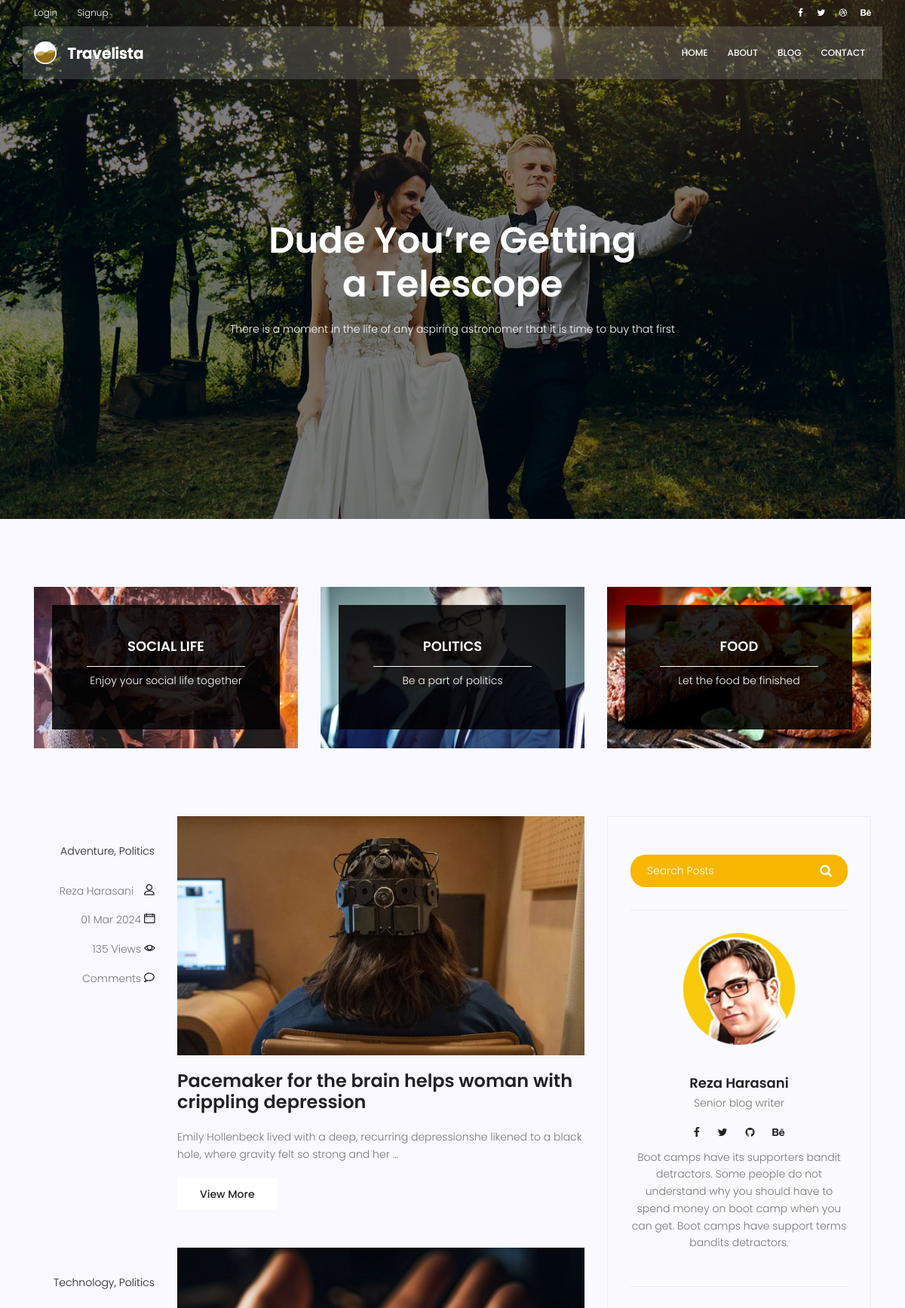
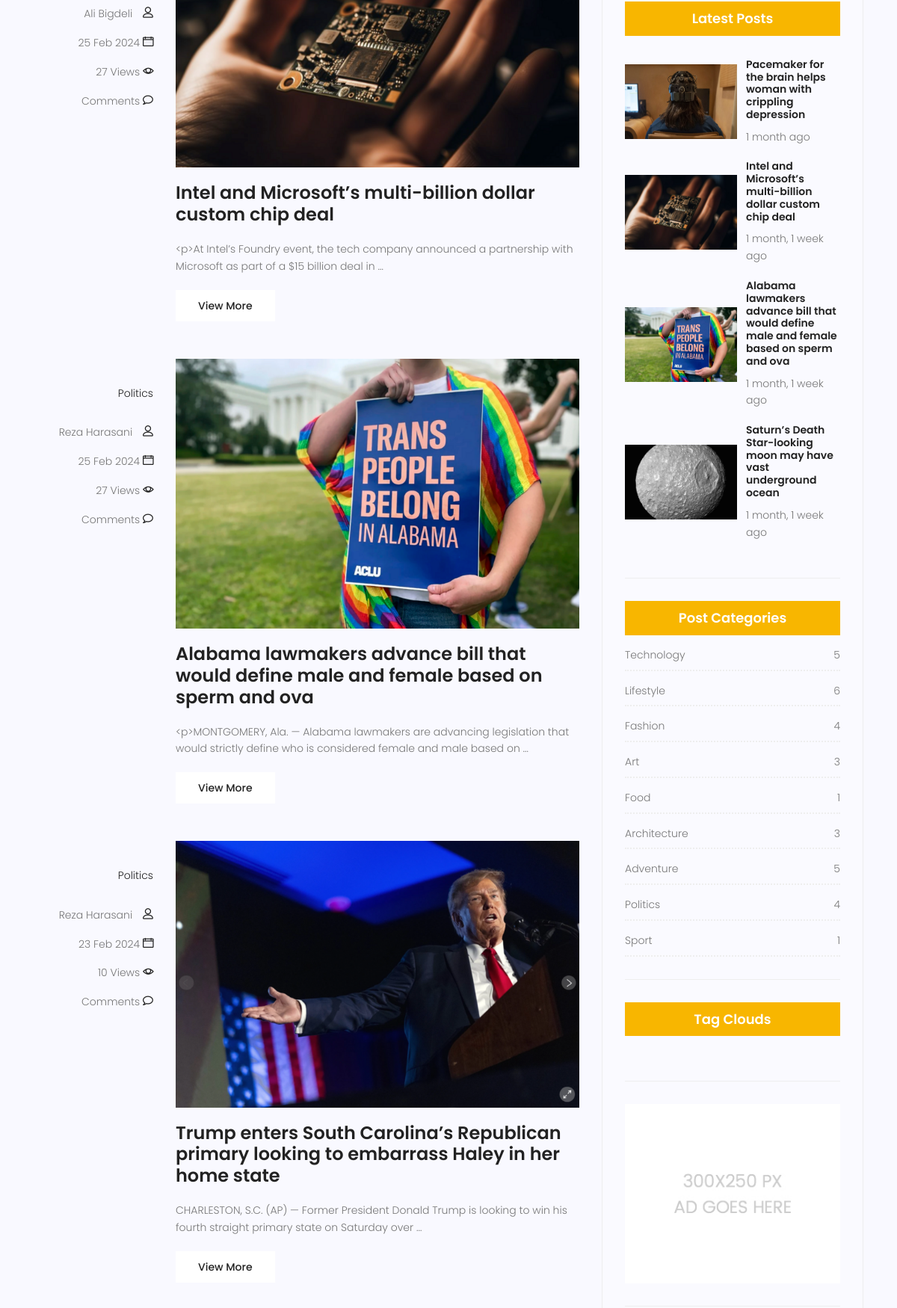
Screenshot of /blog/ (upper part) with the database file from the repository (2 pictures, top to bottom).
### blog/models.py (models this page shows, shortened)
class Category(models.Model):
    name = models.CharField(max_length=200)
    class Meta:
        verbose_name_plural = 'Categories'

class Post(models.Model):
    author = models.ForeignKey(User, on_delete=models.SET_NULL, null=True)
    avatar = models.ImageField(upload_to='blog/avatar', default='/blog/avatar/default.png')
    title = models.CharField(max_length=200)
    content = models.TextField()
    image = models.ImageField(upload_to='blog/', default='/blog/default.jpg')
    counted_views = models.IntegerField(default=0)
    status = models.BooleanField(default=False)
    login_require = models.BooleanField(default=False)
    created_date = models.DateTimeField(auto_now_add=True)
    updated_date = models.DateTimeField(auto_now=True)
    published_date = models.DateTimeField(null=True)
    category = models.ManyToManyField(Category)
    tags = TaggableManager()
    class Meta:
        ordering = ['-created_date']

### blog/views.py (the view)
# urls.py: path('', blog_view, name='index'),
def blog_view(request, **kwargs):
    posts = Post.objects.filter(status=1).filter(published_date__lte=timezone.now())
    if kwargs.get('category_name') is not None:
        posts = posts.filter(category__name=kwargs['category_name'])
    if kwargs.get('author_username') is not None:
        posts = posts.filter(author__username=kwargs['author_username'])
    if kwargs.get('tag_name') is not None:
        posts = posts.filter(tags__name__in=[kwargs['tag_name']])
    posts = Paginator(posts, 4)
    try:
        page_number = request.GET.get('page')
        posts = posts.get_page(page_number)
    except PageNotAnInteger:
        posts = posts.get_page(1)
    except EmptyPage:
        posts = posts.get_page(1)
    context = {'posts': posts}
    return render(request, 'blog/blog-home.html', context)

### blog/templatetags/blog_tags.py (called while the page is built)
@register.inclusion_tag('blog/blog-popular-posts.html')
def blog_popular_posts(arg=4):
    posts = Post.objects.filter(status=1).order_by('-published_date')[:arg]
    return {'posts': posts}

@register.inclusion_tag('blog/blog-post-categories.html')
def blog_post_categories():
    posts = Post.objects.filter(status=1)
    categories = Category.objects.all()
    categories_dict = {}
    for category in categories:
        post_count = posts.filter(category=category).count()
        categories_dict[category.name] = post_count
    return {'categories': categories_dict}

### templates/blog/blog-home.html (shortened to what this page needs)
{% extends "base.html" %}
{% load static %}
{% load blog_tags %}
{% block content %}
    <section class="banner-area relative blog-home-banner" id="home">
        <div class="overlay overlay-bg"></div>
        <div class="container">
            <div class="row d-flex align-items-center justify-content-center">
                <div class="about-content blog-header-content col-lg-12">
                    <h1 class="text-white">
                        Dude You’re Getting
                        a Telescope
                    </h1>
                    <p class="text-white">
                        There is a moment in the life of any aspiring astronomer that it is time to buy that first
                    </p>
                </div>
            </div>
        </div>
    </section>
    <section class="top-category-widget-area pt-90 pb-90 ">
        <div class="container">
            <div class="row">
                <div class="col-lg-4">
                    <div class="single-cat-widget">
                        <div class="content relative">
                            <div class="overlay overlay-bg"></div>
                            <a href="#" target="_blank">
                                <div class="thumb">
                                    <img class="content-image img-fluid d-block mx-auto"
                                         src="{% static 'img/blog/cat-widget1.jpg' %}"
                                         alt="">
                                </div>
                                <div class="content-details">
                                    <h4 class="content-title mx-auto text-uppercase">Social life</h4>
                                    <span></span>
                                    <p>Enjoy your social life together</p>
                                </div>
                            </a>
                        </div>
                    </div>
                </div>
                <div class="col-lg-4">
                    <div class="single-cat-widget">
                        <div class="content relative">
                            <div class="overlay overlay-bg"></div>
                            <a href="#" target="_blank">
                                <div class="thumb">
                                    <img class="content-image img-fluid d-block mx-auto"
                                         src="{% static 'img/blog/cat-widget2.jpg' %}"
                                         alt="">
                                </div>
                                <div class="content-details">
                                    <h4 class="content-title mx-auto text-uppercase">Politics</h4>
                                    <span></span>
                                    <p>Be a part of politics</p>
                                </div>
                            </a>
                        </div>
                    </div>
                </div>
                <div class="col-lg-4">
                    <div class="single-cat-widget">
                        <div class="content relative">
                            <div class="overlay overlay-bg"></div>
                            <a href="#" target="_blank">
                                <div class="thumb">
                                    <img class="content-image img-fluid d-block mx-auto"
                                         src="{% static 'img/blog/cat-widget3.jpg' %}"
                                         alt="">
                                </div>
                                <div class="content-details">
                                    <h4 class="content-title mx-auto text-uppercase">Food</h4>
                                    <span></span>
                                    <p>Let the food be finished</p>
                                </div>
                            </a>
                        </div>
                    </div>
                </div>
            </div>
        </div>
    </section>
    <section class="post-content-area">
        <div class="container">
            <div class="row">
                <div class="col-lg-8 posts-list">
                    {% for post in posts %}
                        <div class="single-post row">
                            <div class="col-lg-3  col-md-3 meta-details">
                                <ul class="tags">
                                    {% for category in post.category.all %}
                                        {% if not forloop.last %}
                                            <li>
                                                <a href="{% url 'blog:category' category_name=category.name %}">{{ category.name }},</a>
                                            </li>
                                        {% else %}
                                            <li>
                                                <a href="{% url 'blog:category' category_name=category.name %}">{{ category.name }}</a>
                                            </li>
                                        {% endif %}
                                    {% endfor %}
                                </ul>
                                <div class="user-details row">
                                    <p class="user-name col-lg-12 col-md-12 col-6"><a
                                            href="{% url 'blog:author' author_username=post.author.username %}">{{ post.author.get_full_name }}</a>
                                        <span class="lnr lnr-user"></span></p>
                                    <p class="date col-lg-12 col-md-12 col-6">
                                        {{ post.published_date|date:"d M Y" }} <span
                                            class="lnr lnr-calendar-full"></span></p>
                                    <p class="view col-lg-12 col-md-12 col-6">{{ post.counted_views }} Views <span
                                            class="lnr lnr-eye"></span></p>
                                    <p class="comments col-lg-12 col-md-12 col-6">{{ post. }} Comments <span
                                            class="lnr lnr-bubble"></span></p>
                                </div>
                            </div>
                            <div class="col-lg-9 col-md-9 ">
                                <div class="feature-img">
                                    <img class="img-fluid" src="{{ post.image.url }}" alt="">
                                </div>
                                <a class="posts-title" href="{% url 'blog:single' pid=post.id %}">
                                    <h3>{{ post.title }}</h3>
                                </a>
                                <p class="excert">
                                    {{ post.content|truncatewords:20 }}
                                </p>
                                <a href="/blog/{{ post.id }}" class="primary-btn">View More</a>
                            </div>
                        </div>
                    {% endfor %}
                </div>
                <div class="col-lg-4 sidebar-widgets">
                    <div class="widget-wrap">
                        {% include 'blog/blog-search.html' %}
                        {% include 'blog/blog-writer.html' %}
                        {% blog_popular_posts %}
                        {% blog_post_categories %}
                        {% include 'blog/blog-tags.html' %}
                        {% include 'blog/blog-ads.html' %}
                    </div>
                </div>
            </div>
        </div>
    </section>
{% endblock %}

### templates/blog/blog-popular-posts.html
{% load static %}
{% load humanize  %}
<div class="single-sidebar-widget popular-post-widget">
    <h4 class="popular-title">Latest Posts</h4>
    <div class="popular-post-list">
        {% for post in posts %}
            <div class="single-post-list d-flex flex-row align-items-center">
                <div class="thumb">
                    <img class="img-fluid" src="{{ post.image.url }}" alt="">
                </div>
                <div class="details">
                    <a href="{% url 'blog:single' pid=post.id %}"><h6>{{ post.title }}</h6></a>
                    <p>{{ post.published_date|naturaltime }}</p>
                </div>
            </div>
        {% endfor %}
    </div>
</div>

### templates/blog/blog-post-categories.html
{% load static %}
<div class="single-sidebar-widget post-category-widget">
    <h4 class="category-title">Post Categories</h4>
    <ul class="cat-list">
        {% for name,count in categories.items %}
            <li>
                <a href="{% url 'blog:category' category_name=name %}" class="d-flex justify-content-between">
                    <p>{{ name }}</p>
                    <p>{{ count }}</p>
                </a>
            </li>
        {% endfor %}
    </ul>
</div>

### rows the page displays
Post: author.get_full_name "Reza Harasani", published_date "01 Mar 2024", counted_views "135", image (picture), title "Pacemaker for the brain helps woman with crippling depression", content "Emily Hollenbeck lived with a deep, recurring depressionshe likened to a black hole, where gravity felt so strong and her …", published_date "1 month ago"
Category: name "Adventure", categories "Adventure"
Category: name "Politics", categories "Politics"
Post: author.get_full_name "Ali Bigdeli", published_date "25 Feb 2024", counted_views "27", image (picture), title "Intel and Microsoft’s multi-billion dollar custom chip deal", content "<p>At Intel’s Foundry event, the tech company announced a partnership with Microsoft as part of a $15 billion deal in …", published_date "1 month, 1 week ago"
Category: name "Technology", categories "Technology"
Post: author.get_full_name "Reza Harasani", published_date "25 Feb 2024", counted_views "27", image (picture), title "Alabama lawmakers advance bill that would define male and female based on sperm and ova", content "<p>MONTGOMERY, Ala. — Alabama lawmakers are advancing legislation that would strictly define who is considered female and male based on …", published_date "1 month, 1 week ago"
Post: author.get_full_name "Reza Harasani", published_date "23 Feb 2024", counted_views "10", image (picture), title "Trump enters South Carolina’s Republican primary looking to embarrass Haley in her home state", content "CHARLESTON, S.C. (AP) — Former President Donald Trump is looking to win his fourth straight primary state on Saturday over …"
Post: image (picture), title "Saturn’s Death Star-looking moon may have vast underground ocean", published_date "1 month, 1 week ago"
Category: categories "Lifestyle"
Category: categories "Fashion"
Category: categories "Art"
Category: categories "Food"
Category: categories "Architecture"
Category: categories "Sport"

### other values shown
{{ count }} "5" "6" "4" "3" "1" "3" "5" "4" "1"
